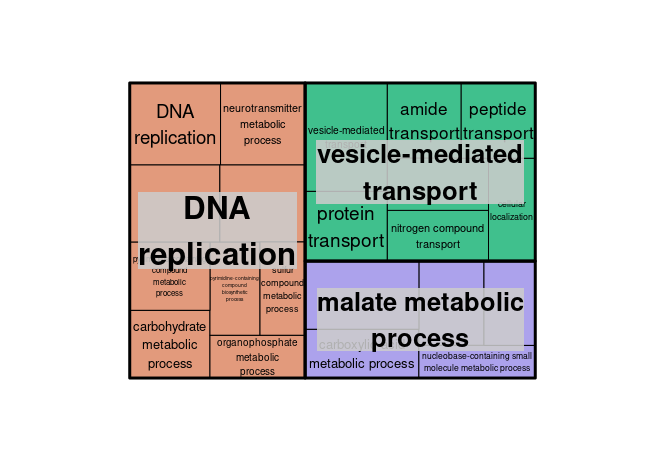

Recreate this plot in R.
# A treemap R script produced by the Revigo server at http://revigo.irb.hr/
# If you found Revigo useful in your work, please cite the following reference:
# Supek F et al. "REVIGO summarizes and visualizes long lists of Gene Ontology
# terms" PLoS ONE 2011. doi:10.1371/journal.pone.0021800

# author: Anton Kratz <anton.kratz@gmail.com>, RIKEN Omics Science Center, Functional Genomics Technology Team, Japan
# created: Fri, Nov 02, 2012  7:25:52 PM
# last change: Fri, Nov 09, 2012  3:20:01 PM

# -----------------------------------------------------------------------------
# If you don't have the treemap package installed, uncomment the following line:
# install.packages( "treemap" );
library(treemap) 								# treemap package by Martijn Tennekes

# Set the working directory if necessary
# setwd("C:/Users/username/workingdir");

# --------------------------------------------------------------------------
# Here is your data from Revigo. Scroll down for plot configuration options.

revigo.names <- c("term_ID","description","frequency","value","uniqueness","dispensability","representative");
revigo.data <- rbind(c("GO:0006108","malate metabolic process",0.0826787928896238,2.66859528060254,0.738841597262421,0,"malate metabolic process"),
c("GO:0009117","nucleotide metabolic process",1.40094621285196,1.4881199296299,0.602091344292803,0.63538194,"malate metabolic process"),
c("GO:0019752","carboxylic acid metabolic process",4.4462817509531,1.91283507084552,0.625175355834492,0.55713715,"malate metabolic process"),
c("GO:0043648","dicarboxylic acid metabolic process",0.436360295806348,1.88845786342838,0.699835371968233,0.66556582,"malate metabolic process"),
c("GO:0055086","nucleobase-containing small molecule metabolic process",1.88323917137476,1.31065579504451,0.631997197433989,0.66191227,"malate metabolic process"),
c("GO:0006260","DNA replication",0.675210141931928,2.56666264813171,0.792365418960641,0.08842434,"DNA replication"),
c("GO:0001505","regulation of neurotransmitter levels",0.00459326627164577,2.38995320520681,0.97092114841269,0.43940066,"DNA replication"),
c("GO:0005975","carbohydrate metabolic process",5.18579762068807,1.87191521487905,0.866287777556541,0.14722108,"DNA replication"),
c("GO:0006790","sulfur compound metabolic process",1.84189977492995,1.44963473706621,0.860572170185384,0.143392,"DNA replication"),
c("GO:0019637","organophosphate metabolic process",2.93050388131,1.40258441052798,0.801983608038446,0.1529118,"DNA replication"),
c("GO:0042133","neurotransmitter metabolic process",3.12829656337943,2.38995320520681,0.824737696342239,0.12638798,"DNA replication"),
c("GO:0044281","small molecule metabolic process",7.84989205824262,2.26019183433259,0.88222310898327,0.1348386,"DNA replication"),
c("GO:0072527","pyrimidine-containing compound metabolic process",0.298562307656975,1.88845786342838,0.812869875298591,0.32250485,"DNA replication"),
c("GO:0072528","pyrimidine-containing compound biosynthetic process",0.215883514767351,1.60785554978551,0.818021608654045,0.31311476,"DNA replication"),
c("GO:0016192","vesicle-mediated transport",2.42065132515732,3.06200405558916,0.618423216906132,0,"vesicle-mediated transport"),
c("GO:0015031","protein transport",3.74810527766295,1.97311072005111,0.495214438552703,0.52578184,"vesicle-mediated transport"),
c("GO:0015833","peptide transport",0.234256579853934,1.91926207730473,0.668566427494455,0.59459352,"vesicle-mediated transport"),
c("GO:0033036","macromolecule localization",5.54407238987644,1.82261280306103,0.58930544491423,0.58253109,"vesicle-mediated transport"),
c("GO:0042886","amide transport",0.330715171558495,1.91926207730473,0.658223408320978,0.61738691,"vesicle-mediated transport"),
c("GO:0051641","cellular localization",4.34982315924854,1.65792912426216,0.57108363001552,0.54700372,"vesicle-mediated transport"),
c("GO:0071705","nitrogen compound transport",5.32359560883744,1.76926085830689,0.581788162601663,0.60273194,"vesicle-mediated transport"));

stuff <- data.frame(revigo.data);
names(stuff) <- revigo.names;

stuff$value <- as.numeric( as.character(stuff$value) );
stuff$frequency <- as.numeric( as.character(stuff$frequency) );
stuff$uniqueness <- as.numeric( as.character(stuff$uniqueness) );
stuff$dispensability <- as.numeric( as.character(stuff$dispensability) );

# by default, outputs to a PDF file
pdf( file="revigo_treemap.pdf", width=16, height=9 ) # width and height are in inches

# check the tmPlot command documentation for all possible parameters - there are a lot more
treemap(
  stuff,
  index = c("representative","description"),
  vSize = "value",
  type = "categorical",
  vColor = "representative",
  title = "",
  inflate.labels = T,      # set this to TRUE for space-filling group labels - good for posters
  lowerbound.cex.labels = 0,   # try to draw as many labels as possible (still, some small squares may not get a label)
  #bg.labels = "#CCCCCCAA",   # define background color of group labels
								 # "#CCCCCC00" is fully transparent, "#CCCCCCAA" is semi-transparent grey, NA is opaque
  position.legend = "none"
)

dev.off()
